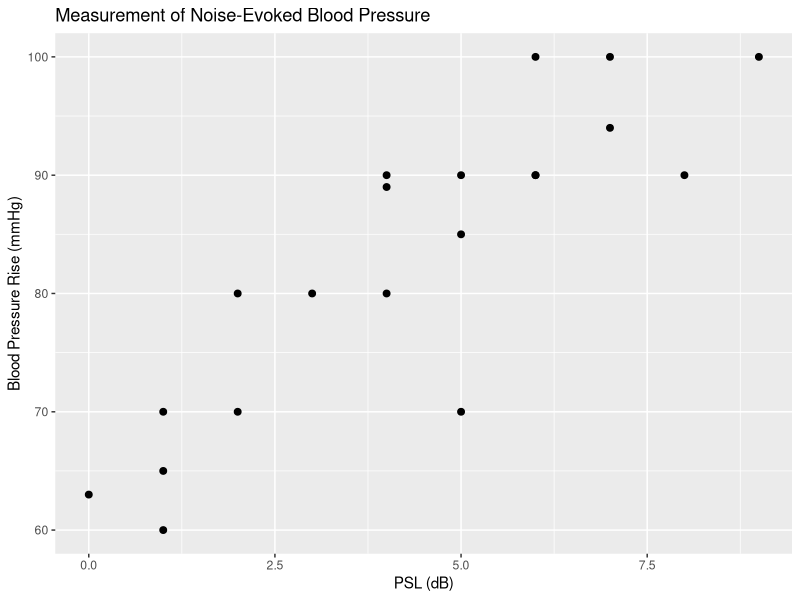
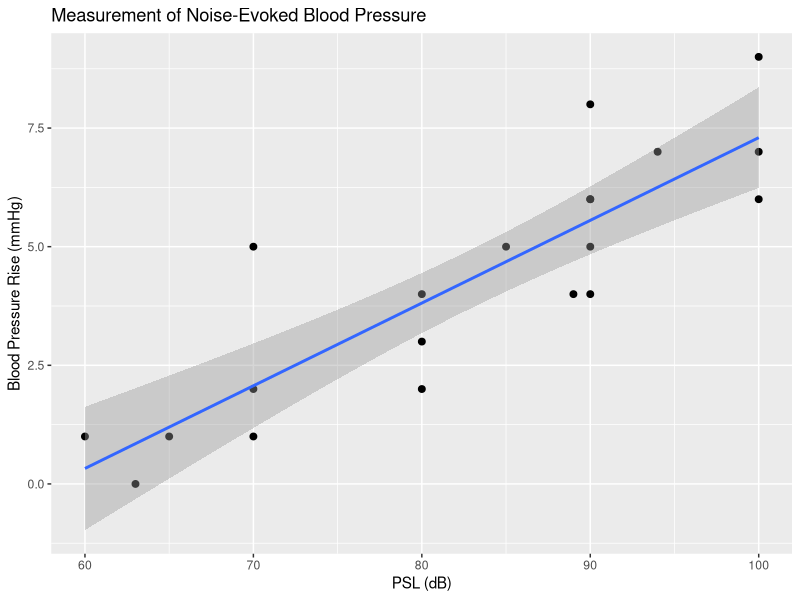
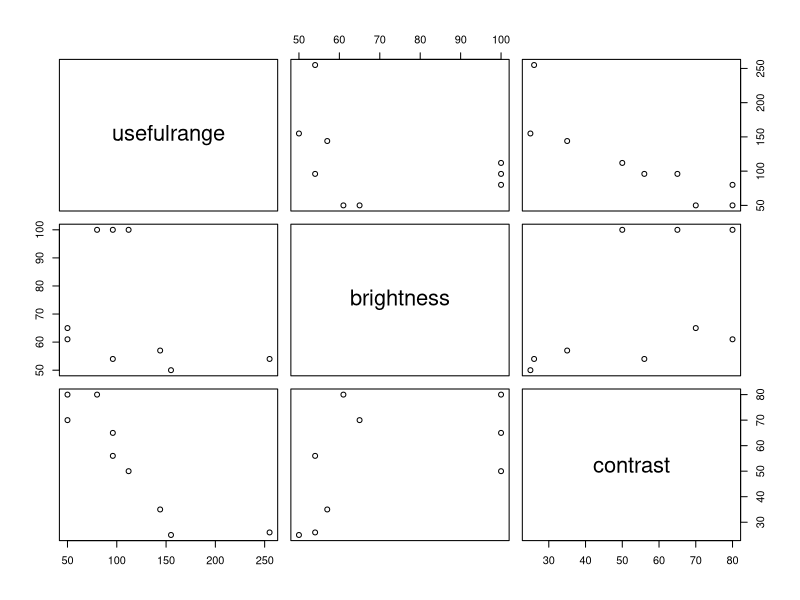

These charts were generated, in order, by the following R code:
## ---- chunk 1
bpr=c(1,0,1,2,5,1,4,6,2,3,5,4,6,8,4,5,7,9,7,6) 
psl=c(60,63,65,70,70,70,80,90,80,80,85,89,90,90,90,90,94,100,100,100)
BPR_PSL= data.frame(psl,bpr)
BPR_PSL
## ---- chunk 2
library(ggplot2)
scatterBPR_PSL=ggplot(data=BPR_PSL, aes(bpr,psl)) +   
  geom_point()
  
scatterBPR_PSL = scatterBPR_PSL+ geom_point(size=2) +
  xlab("PSL (dB)") +  
  ylab("Blood Pressure Rise (mmHg)") +   
  ggtitle("Measurement of Noise-Evoked Blood Pressure") 
scatterBPR_PSL
## ---- chunk 3
sumX = sum(psl); sumX
## ---- chunk 4
sumY = sum(bpr); sumY
## ---- chunk 5
barX = mean(psl); barX
## ---- chunk 6
barY = mean(bpr); barY
## ---- chunk 7
sumXsqr = sum(psl^2); sumXsqr
## ---- chunk 8
sumYsqr =sum(bpr^2); sumYsqr
## ---- chunk 9
sumXY = sum(bpr*psl); sumXY
## ---- chunk 10
Sxx = sumXsqr- ((sumX^2)/20); Sxx
## ---- chunk 11
Sxy = sumXY - ((sumX*sumY)/20); Sxy
## ---- chunk 12
betaHat1 = Sxy/Sxx; betaHat1
## ---- chunk 13
betHat0 = barY - (betaHat1*barX); betHat0
## ---- chunk 14
coeftest = lm(bpr~psl)
coef(coeftest)
## ---- chunk 15
library(ggplot2)
scatterBPR_PSL=ggplot(data=BPR_PSL, aes(psl,bpr)) +   
  geom_point()
  
scatterBPR_PSL = scatterBPR_PSL+ geom_point(size=2) +
  xlab("PSL (dB)") +  
  ylab("Blood Pressure Rise (mmHg)") +   
  ggtitle("Measurement of Noise-Evoked Blood Pressure") +
  geom_smooth(method = "lm")
scatterBPR_PSL
## ---- chunk 16
SSe = sum(scatterBPR_PSL$residuals^2); SSe
## ---- chunk 17
brightness=c(54,61,65,100,100,100,50,57,54) 
contrast=c(56,80,70,50,65,80,25,35,26)
usefulrange=c(96,50,50,112,96,80,155,144,255)
brightness_contrast_usefulrange= data.frame(brightness,contrast,usefulrange)
brightness_contrast_usefulrange
fit = lm(usefulrange~brightness+contrast)
coef(fit)
## ---- chunk 18
pairs(~usefulrange + brightness + contrast)
